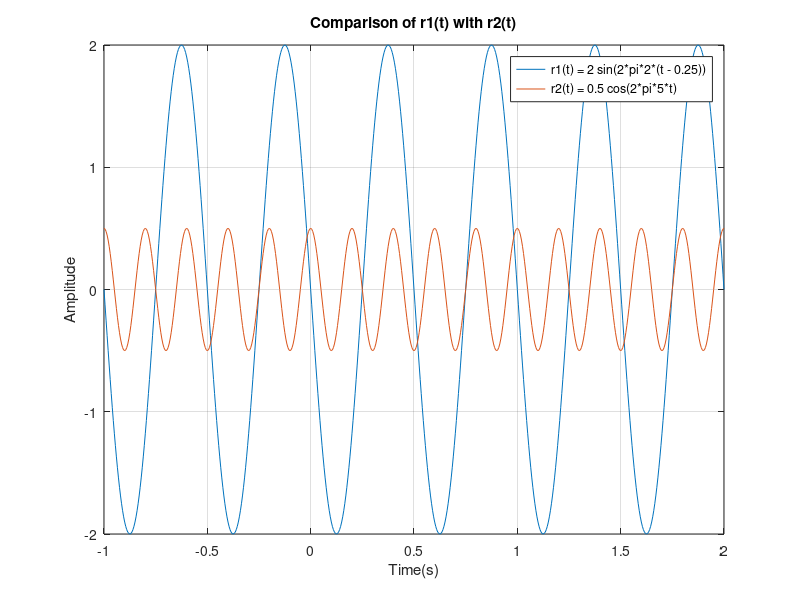
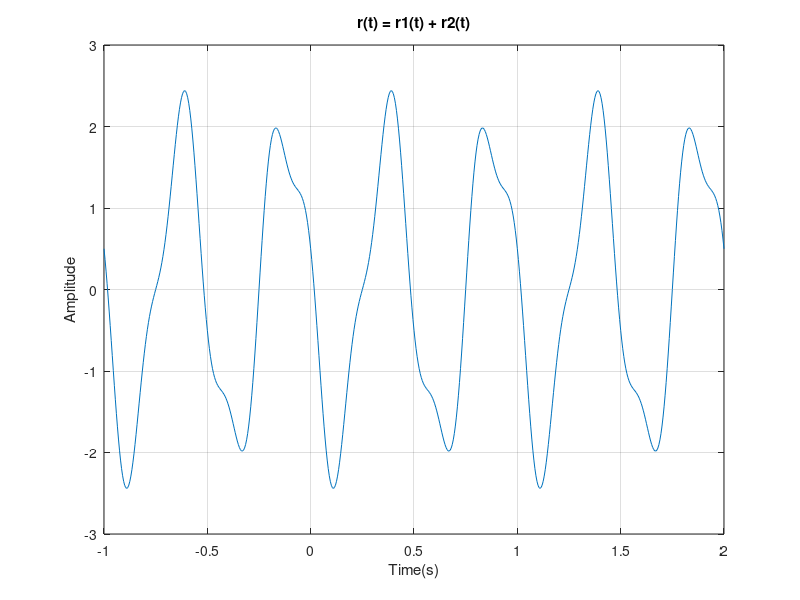

Recreate these plots in MATLAB, in order.
clear
clc
close all

t = -1:0.005:2;
r1 = 2*sin(2*pi*2*(t-0.25));
r2 = 0.5*cos(2*pi*5*t);
r = r1 + r2;

figure
plot(t,r1)
hold on
plot(t,r2)
grid on
xlabel("Time(s)")
ylabel("Amplitude")
title("Comparison of r1(t) with r2(t)")
legend("r1(t) = 2 sin(2*pi*2*(t - 0.25))","r2(t) = 0.5 cos(2*pi*5*t)")
hold off

figure
plot(t,r)
grid on
xlabel("Time(s)")
ylabel("Amplitude")
title("r(t) = r1(t) + r2(t)")

length(t)
r(1)
r(end)
